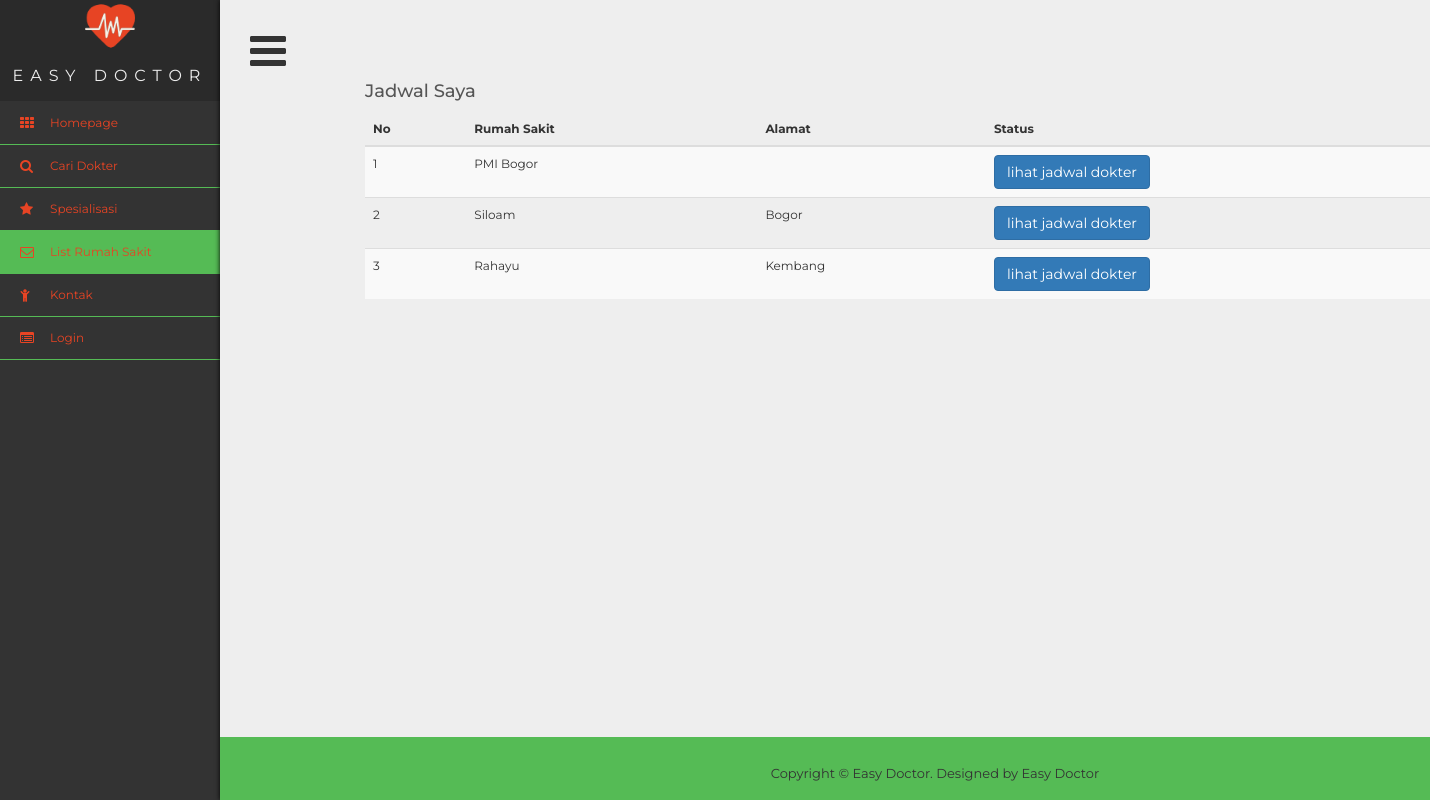
/listrs.php, run on the app's committed database.
### tables this page shows
CREATE TABLE `admin_rs` (
  `id_hospital` int(11) NOT NULL,
  `hospital_name` text NOT NULL,
  `email` varchar(45) NOT NULL,
  `phone_number` text NOT NULL,
  `street` varchar(24) NOT NULL,
  `city` text NOT NULL,
  `province` text NOT NULL,
  `username` varchar(20) NOT NULL,
  `password` varchar(45) NOT NULL,
  `photo_rs` varchar(100) NOT NULL
);

### listrs.php (the view, shortened to what this page needs)
<?php
  include 'connect.php';
  $query_rs = mysqli_query($connect, "SELECT * FROM admin_rs");
  ?>
<!DOCTYPE html>
<html >
<head>
<link rel="stylesheet" type="text/css"  href="css/bootstrap.css">
<link rel="stylesheet" type="text/css" href="fonts/font-awesome/css/font-awesome.css">
<link rel="stylesheet" type="text/css"  href="css/profile.css">
<link rel="stylesheet" href="css/style3.css">
<link rel="stylesheet" type="text/css"  href="css/animate.css">
<link rel="stylesheet" type="text/css"  href="css/animate.min.css">
<link rel="stylesheet" type="text/css" href="css/prettyPhoto.css">
</head>
</head>
<body>
  <div class='wrapper'>
  <div class='sidebar'>
    <div class='title'>
      <img src="ico/cardiogram.png" width="50" height="50" align="middle" ><br>
Easy Doctor
    </div>
    <ul class='nav'>
      <li>
        <a href="index.php">Homepage</a>
      </li>
            <li>
        <a>Cari Dokter</a>
      </li>
      <li class="dropdown">
        <a a href="#" class="dropdown-toggle" data-toggle="dropdown">Spesialisasi</a>
      </li>
      <li style="list-style-type:'\f08b'">
        <a href = "listrs.php" class='active'>List Rumah Sakit</a>
      </li>
      <li>
        <a>Kontak</a>
      </li>
      <?php if($_SESSION['id_patient']=="nouser"){ ?>
        <li style="list-style-type:'\f08b'">
          <a href = "signin.php">Login</a>
        </li>
      <?php } ?>
    </ul>
  </div>
  <div class='content isOpen'>
    <a class='button'></a>
<div class="container">
	<div class="row">
        <div class="col-md-12">
        <h4>Jadwal Saya</h4>
        <div class="table-responsive">
              <table id="mytable" class="table table-bordred table-striped">
                   <thead>
                   <th>No</th>
                   <th>Rumah Sakit</th>
                    <th>Alamat</th>
					   <th>Status</th>
                   </thead>
    <tbody>
      <?php
      	$count = 1;
      	while($result_rs = mysqli_fetch_array($query_rs)){
          echo
      		'<tr>
      			<td>'.$count++.'</td>
      			<td>'.$result_rs['hospital_name'].'</td>
      			<td>'.$result_rs['city'].'</td>
      			<td><a href="see_doctor.php?id='.$result_rs['id_hospital'].'"><button type="button" class="btn btn-primary">lihat jadwal dokter</button></td>
      		   </tr>';
      	}
      ?>
    </tbody>
</table>
            </div>
        </div>
	</div>
</div>
	<div id="footer">
  <div class="container">
    <p>Copyright &copy; Easy Doctor. Designed by <a href="#" rel="nofollow">Easy Doctor</a></p>
  </div>
</div>
</div>
  </div>
</body>
</body>
</html>

### css/style3.css (style rules this page uses)
* { margin: 0; padding: 0; }
*, *:before, *:after { box-sizing: border-box; }
html, body { height: 100%; }
body { font: 12px/1 'Montserrat', sans-serif; color: #333; background: #333; overflow-x: hidden; }
.wrapper { display: flex; min-height: 100%; }
.sidebar { position: absolute; width: 220px; }
.content { flex: 1; padding: 30px; background: #eee; box-shadow: 0 0 5px black; transform: translate3d(0, 0, 0); transition: transform .3s; }
.content.isOpen { transform: translate3d(220px, 0, 0); }
.button { cursor: pointer; }
.button:before { content: '\f0c9'; font: 42px fontawesome; }
.title { font-size: 16px; line-height: 50px; text-align: center; text-transform: uppercase; letter-spacing: 7px; color: #eee; border-bottom: 1px solid #333; background: #2a2a2a; }
.nav li a { position: relative; display: block; padding: 15px 15px 15px 50px; font-size: 12px; color: #eee; border-bottom: 1px solid #5b5; }
.nav li a:before { font: 14px fontawesome; position: absolute; top: 14px; left: 20px; }
.nav li:nth-child(1) a:before { content: '\f00a'; }
.nav li:nth-child(2) a:before { content: '\f002'; }
.nav li:nth-child(3) a:before { content: '\f005'; }
.nav li:nth-child(4) a:before { content: '\f003'; }
.nav li:nth-child(5) a:before { content: '\f1ae'; }
.nav li:nth-child(6) a:before { content: '\f022'; }
.nav li a.active { box-shadow: inset 5px 0 0 #5b5, inset 6px 0 0 #333; background: #5b5; }
a { color: #333; }
.nav li a.active { box-shadow: inset 0 0 0 #5b5, inset 0 0 0 #333!important; background: #5b5; }
.content { flex: 1; padding-right: 0px; padding-left : 0px; background: #eee; box-shadow: 0 0 5px black; transform: translate3d(0, 0, 0); transition: transform .3s; }
.button:before { content: '\f0c9'; font: 42px fontawesome; padding: 30px; padding-bottom: 30px; }

### listrs.php (style rules this page uses)
body { background: #fff; }

### data on the page
admin_rs: hospital_name "PMI Bogor"
admin_rs: hospital_name "Siloam", city "Bogor"
admin_rs: hospital_name "Rahayu", city "Kembang"
